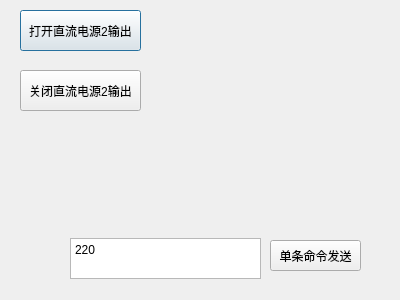
<?xml version="1.0" encoding="UTF-8"?>
<ui version="4.0">
 <class>Dialog_DC2_Setting</class>
 <widget class="QDialog" name="Dialog_DC2_Setting">
  <property name="geometry">
   <rect>
    <x>0</x>
    <y>0</y>
    <width>400</width>
    <height>300</height>
   </rect>
  </property>
  <property name="windowTitle">
   <string>DC2_Setting</string>
  </property>
  <property name="windowIcon">
   <iconset>
    <normaloff>logo.jpg</normaloff>logo.jpg</iconset>
  </property>
  <widget class="QPushButton" name="pushButton_SetDC2ON">
   <property name="geometry">
    <rect>
     <x>20</x>
     <y>10</y>
     <width>121</width>
     <height>41</height>
    </rect>
   </property>
   <property name="text">
    <string>打开直流电源2输出</string>
   </property>
  </widget>
  <widget class="QPushButton" name="pushButton_SetDC2OFF">
   <property name="geometry">
    <rect>
     <x>20</x>
     <y>70</y>
     <width>121</width>
     <height>41</height>
    </rect>
   </property>
   <property name="text">
    <string>关闭直流电源2输出</string>
   </property>
  </widget>
  <widget class="QTextEdit" name="textEdit_SendMessage">
   <property name="geometry">
    <rect>
     <x>70</x>
     <y>238</y>
     <width>191</width>
     <height>41</height>
    </rect>
   </property>
   <property name="html">
    <string>&lt;!DOCTYPE HTML PUBLIC &quot;-//W3C//DTD HTML 4.0//EN&quot; &quot;http://www.w3.org/TR/REC-html40/strict.dtd&quot;&gt;
&lt;html&gt;&lt;head&gt;&lt;meta name=&quot;qrichtext&quot; content=&quot;1&quot; /&gt;&lt;style type=&quot;text/css&quot;&gt;
p, li { white-space: pre-wrap; }
&lt;/style&gt;&lt;/head&gt;&lt;body style=&quot; font-family:'宋体'; font-size:10pt; font-weight:400; font-style:normal;&quot;&gt;
&lt;p style=&quot; margin-top:0px; margin-bottom:0px; margin-left:0px; margin-right:0px; -qt-block-indent:0; text-indent:0px;&quot;&gt;&lt;span style=&quot; font-family:'SimSun'; font-size:9pt;&quot;&gt;220&lt;/span&gt;&lt;/p&gt;&lt;/body&gt;&lt;/html&gt;</string>
   </property>
  </widget>
  <widget class="QPushButton" name="pushButton_SendMessage">
   <property name="geometry">
    <rect>
     <x>270</x>
     <y>240</y>
     <width>91</width>
     <height>31</height>
    </rect>
   </property>
   <property name="text">
    <string>单条命令发送</string>
   </property>
  </widget>
 </widget>
 <resources/>
 <connections/>
</ui>
